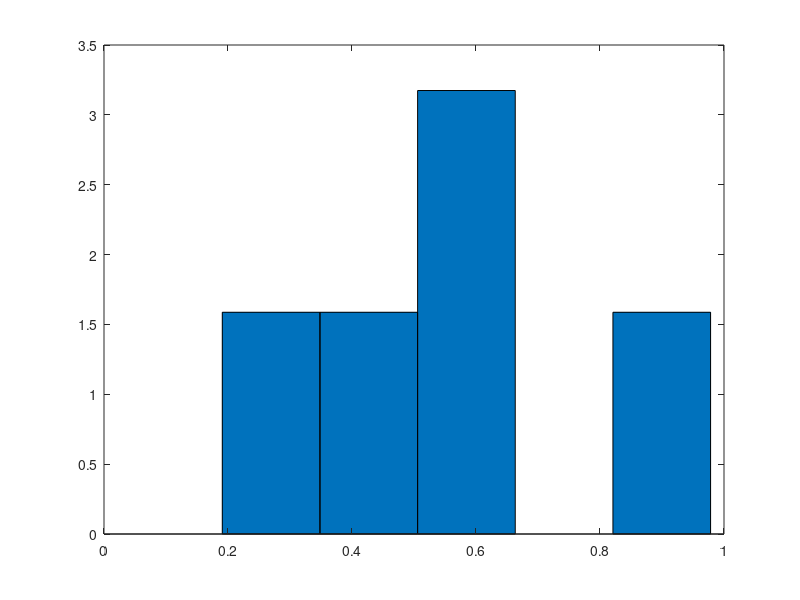
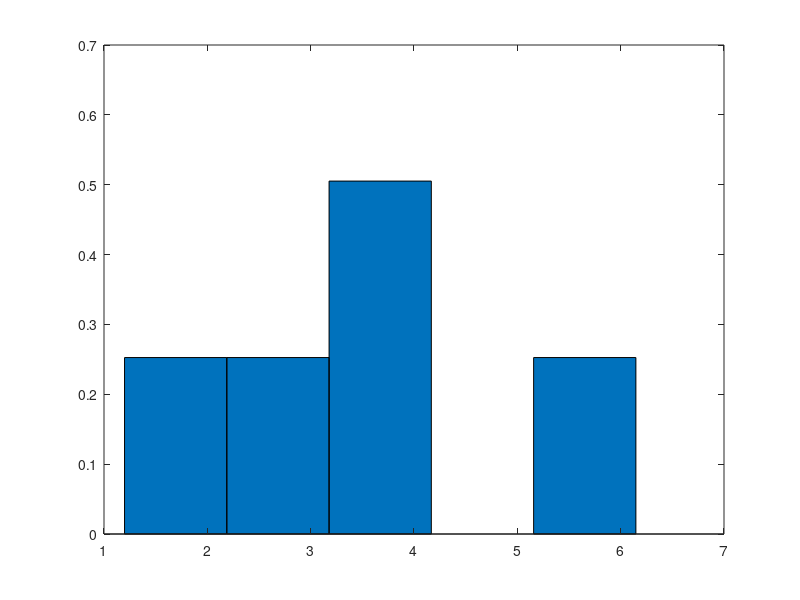
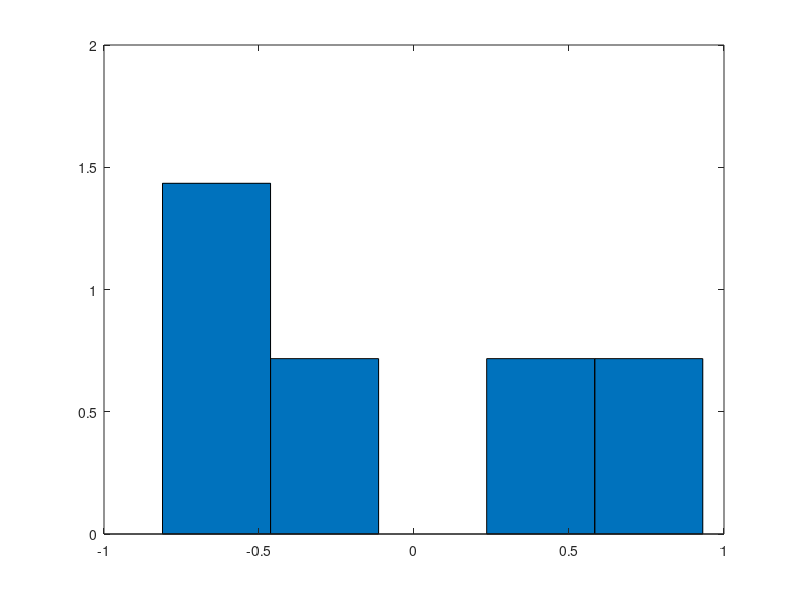
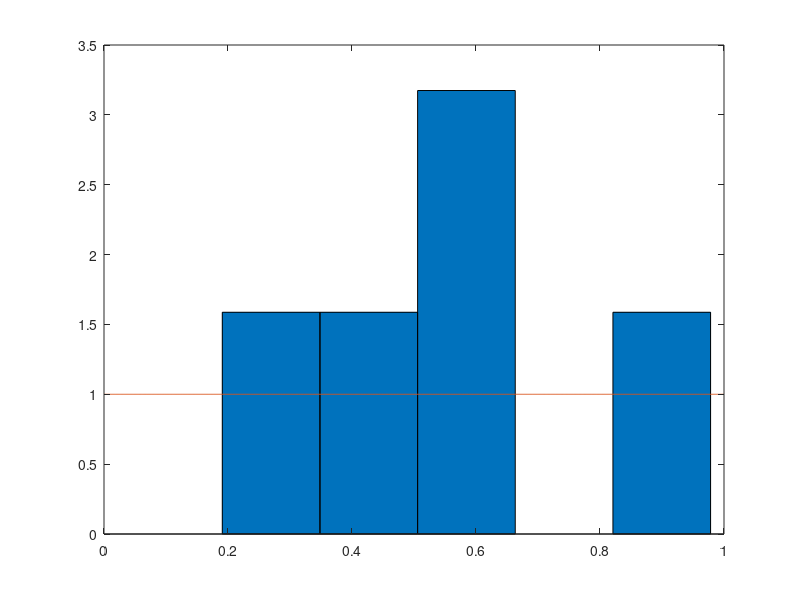

These figures' MATLAB source, in order:
clear all;
close all;

N = input('size of data = ');
m = input('number of bins = ');

%part (0)
%define X, Y, Z
X = rand(N,1);
% Y := 2*pi*X;
% Z := sin(Y);

%part (a)
%theoritical distributions of - 
% Y ~ U(0, 2*pi)
% Z ~ 

%part (b)
%generate Y, Z
Y = 2*pi*X;
Z = sin(Y);

%part(c)
%to convert the data into a PDF we need to normalise the y-axis
figure(1);
[bX, aX] = hist(X,m); %gets bin values from numarically generated data, a is for x-axis, b is for y-axis
bXnorm = bX/N;        %normalising y-axis
dbX = (max(aX)-min(aX))/m;
bXpdf = bXnorm/dbX;    %forming the PDF
bar(aX,bXpdf,1);     %plotting the PDF

figure(2);
[bY,aY] = hist(Y,m);
bYnorm = bY/N;
dbY = (max(aY)-min(aY))/m;
bYpdf = bYnorm/dbY;
bar(aY,bYpdf,1);

figure(3);
[bZ,aZ] = hist(Z,m);
bZnorm = bZ/N;
dbZ = (max(aZ)-min(aZ))/m;
bZpdf = bZnorm/dbZ;    
bar(aZ,bZpdf,1);
  %Figures 1,2,3 are redundant as I have plotted them again in 4,5,6
  %comparing with theoritcal value.
  %They have been seperately plotted for the completeness of answer.


%part(d)
%plotting theoritical and numarical histograms for comparison

n = 1000;

figure(4);
aXt = linspace(0,1,n);
bXt = zeros(n,1)+1;
bar(aX,bXpdf,1)
hold on
plot(aXt,bXt);

figure(5);
aYt = linspace(0,2*pi,n);
bYt = zeros(n,1)+1/(2*pi);
bar(aY,bYpdf,1);
hold on
plot(aYt,bYt);

figure(6);
aZt = linspace(-0.999,0.999,n);    %range is taken only upto 0.999 as- 
bZt = 1./(pi*sqrt(1-(aZt).*(aZt)));    %- actual value at -1, 1 is infinity.
bar(aZ,bZpdf,1);                       %- and plotting that ruins the purpose of comparing the two graphs
hold on                                %- So it is done to keep the plot visually neat.
plot(aZt,bZt);

%part (e)
%compute E(Z) and Var(Z)
%E(Z) = 0
%Var(Z) = 0.5   after a tedious calculation!

%part (f)
%compute E(Z) and Var(Z) numarically

EZ = sum(Z)/N;
VarZ = sum(Z.*Z)/N;
disp(['E(Z) = ',num2str(EZ), '  theoritical value = ', num2str(0)]);
disp(['Var(Z) = ',num2str(VarZ), '  theoritical value = ', num2str(0.5)]);

%part (g)
%compute E(Z) and Var(Z) for different values of N

EZs = [0.0759213051333145;0.00444569410919566;0.00285502103279993;-0.00705246575092843;0.00184431323954180;-0.00202710374141520;-0.00448881245573598;-0.00950301448462845;-0.00113280036345310;0.00143629940571642;0.00180021531882210;0.00232057891015013;-0.00134457968671557;0.000618721835967021;0.000527051589272448;0.00343038914489572;0.000631383475394603;0.000509108385849091;-0.000878868255349818;0.000353163963162863];
VarZs =[0.541985054303555;0.496996048556209;0.498227846909621;0.498352607446197;0.498951903500054;0.499648020918334;0.500939326453369;0.498760372887636;0.498303319147755;0.499844719960763;0.499330039433132;0.497765548651766;0.500779448981252;0.500147721454301;0.500976615590889;0.501495032914629;0.502410357439749;0.499851339947444;0.499738585313478;0.500589615912802];
Ns = linspace(100,100000,20);

E =  zeros(20,1)*1;
Var =  zeros(20,1)+0.5;

figure(7)
plot(Ns, EZs)
hold on
plot(Ns, E);

figure(8)
plot(Ns, VarZs)
hold on
plot(Ns, Var);

%here I have manually added one of the sets I received from simulation
%so that you can see all the plots by running one single program